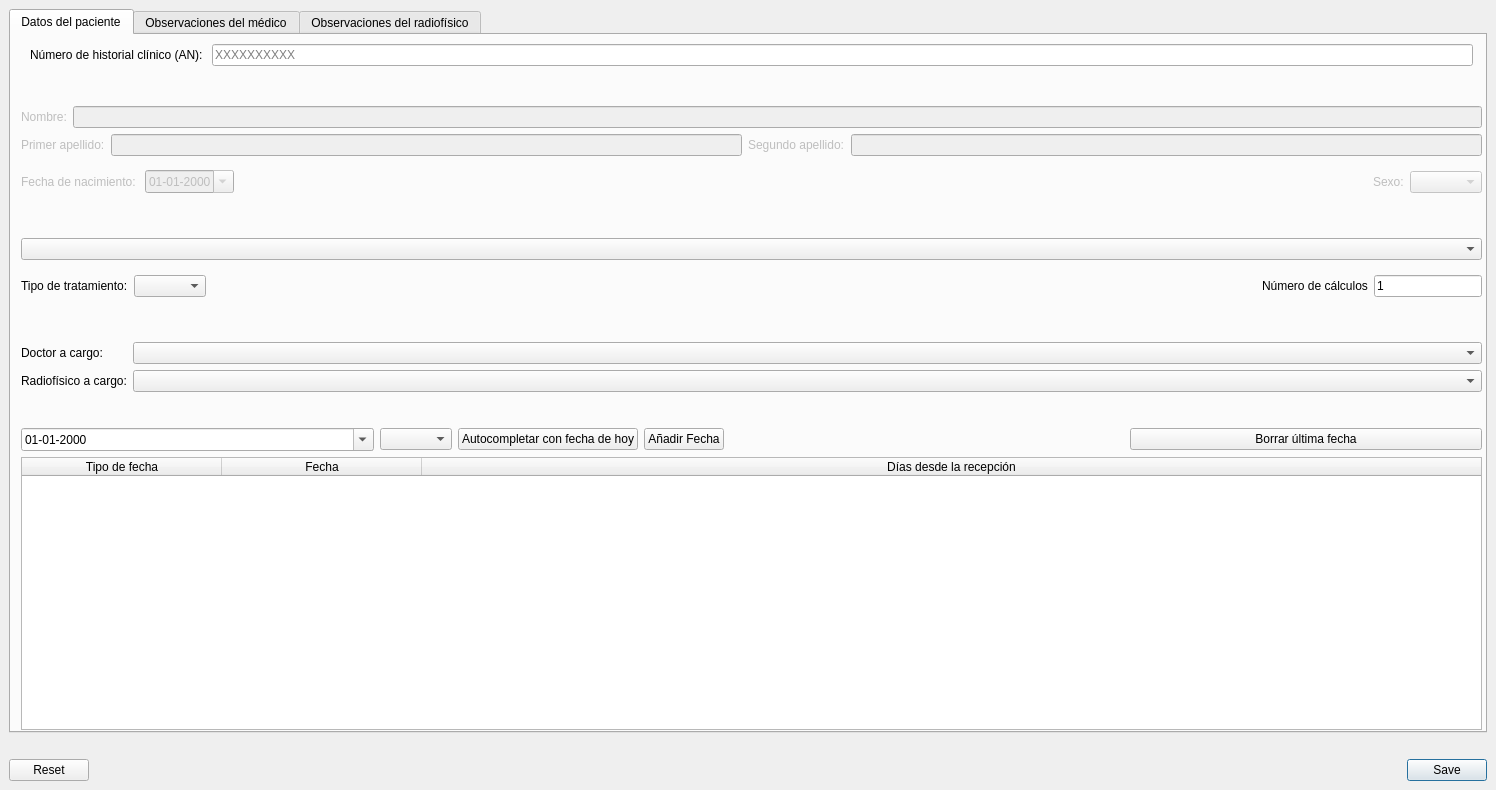
<?xml version="1.0" encoding="UTF-8"?>
<ui version="4.0">
 <class>MainWindow</class>
 <widget class="QMainWindow" name="MainWindow">
  <property name="geometry">
   <rect>
    <x>0</x>
    <y>0</y>
    <width>1496</width>
    <height>790</height>
   </rect>
  </property>
  <property name="sizePolicy">
   <sizepolicy hsizetype="Expanding" vsizetype="Expanding">
    <horstretch>0</horstretch>
    <verstretch>0</verstretch>
   </sizepolicy>
  </property>
  <property name="windowTitle">
   <string>Ficha de paciente</string>
  </property>
  <property name="toolTip">
   <string/>
  </property>
  <widget class="QWidget" name="verticalLayoutWidget">
   <layout class="QVBoxLayout" name="verticalLayout_2">
    <item>
     <widget class="QTabWidget" name="tabWidget">
      <property name="currentIndex">
       <number>0</number>
      </property>
      <widget class="QWidget" name="tab">
       <attribute name="title">
        <string>Datos del paciente</string>
       </attribute>
       <widget class="QWidget" name="layoutWidget">
        <property name="geometry">
         <rect>
          <x>10</x>
          <y>0</y>
          <width>1461</width>
          <height>695</height>
         </rect>
        </property>
        <layout class="QVBoxLayout" name="verticalLayout">
         <property name="spacing">
          <number>6</number>
         </property>
         <property name="sizeConstraint">
          <enum>QLayout::SetDefaultConstraint</enum>
         </property>
         <item>
          <widget class="QFrame" name="frame">
           <property name="sizePolicy">
            <sizepolicy hsizetype="Preferred" vsizetype="Maximum">
             <horstretch>0</horstretch>
             <verstretch>0</verstretch>
            </sizepolicy>
           </property>
           <property name="frameShape">
            <enum>QFrame::NoFrame</enum>
           </property>
           <property name="lineWidth">
            <number>5</number>
           </property>
           <layout class="QHBoxLayout" name="historyLayout">
            <property name="sizeConstraint">
             <enum>QLayout::SetDefaultConstraint</enum>
            </property>
            <item>
             <widget class="QLabel" name="label">
              <property name="text">
               <string>Número de historial clínico (AN): </string>
              </property>
             </widget>
            </item>
            <item>
             <widget class="QLineEdit" name="historyNumberEdit">
              <property name="maxLength">
               <number>10</number>
              </property>
              <property name="placeholderText">
               <string>XXXXXXXXXX</string>
              </property>
             </widget>
            </item>
           </layout>
          </widget>
         </item>
         <item>
          <spacer name="verticalSpacer">
           <property name="orientation">
            <enum>Qt::Vertical</enum>
           </property>
           <property name="sizeType">
            <enum>QSizePolicy::Fixed</enum>
           </property>
           <property name="sizeHint" stdset="0">
            <size>
             <width>20</width>
             <height>25</height>
            </size>
           </property>
          </spacer>
         </item>
         <item>
          <widget class="QFrame" name="personalDataFame">
           <property name="enabled">
            <bool>false</bool>
           </property>
           <property name="sizePolicy">
            <sizepolicy hsizetype="Minimum" vsizetype="Maximum">
             <horstretch>0</horstretch>
             <verstretch>0</verstretch>
            </sizepolicy>
           </property>
           <property name="sizeIncrement">
            <size>
             <width>1</width>
             <height>1</height>
            </size>
           </property>
           <layout class="QVBoxLayout" name="personalDataLayout">
            <property name="sizeConstraint">
             <enum>QLayout::SetDefaultConstraint</enum>
            </property>
            <property name="leftMargin">
             <number>0</number>
            </property>
            <property name="topMargin">
             <number>0</number>
            </property>
            <property name="rightMargin">
             <number>0</number>
            </property>
            <property name="bottomMargin">
             <number>0</number>
            </property>
            <item>
             <layout class="QHBoxLayout" name="nameLayout">
              <item>
               <widget class="QLabel" name="label_2">
                <property name="text">
                 <string>Nombre:</string>
                </property>
               </widget>
              </item>
              <item>
               <widget class="QLineEdit" name="nameEdit">
                <property name="maxLength">
                 <number>50</number>
                </property>
                <property name="frame">
                 <bool>true</bool>
                </property>
               </widget>
              </item>
             </layout>
            </item>
            <item>
             <layout class="QHBoxLayout" name="surnamesLayout">
              <item>
               <widget class="QLabel" name="label_5">
                <property name="text">
                 <string>Primer apellido:</string>
                </property>
               </widget>
              </item>
              <item>
               <widget class="QLineEdit" name="firstSurnameEdit">
                <property name="maxLength">
                 <number>50</number>
                </property>
               </widget>
              </item>
              <item>
               <widget class="QLabel" name="label_4">
                <property name="text">
                 <string>Segundo apellido:</string>
                </property>
               </widget>
              </item>
              <item>
               <widget class="QLineEdit" name="secondSurnameEdit">
                <property name="maxLength">
                 <number>50</number>
                </property>
               </widget>
              </item>
             </layout>
            </item>
            <item>
             <layout class="QHBoxLayout" name="horizontalLayout_3">
              <item>
               <widget class="QLabel" name="label_12">
                <property name="text">
                 <string>Fecha de nacimiento: </string>
                </property>
               </widget>
              </item>
              <item>
               <widget class="QDateEdit" name="birthdayEdit">
                <property name="displayFormat">
                 <string>dd-MM-yyyy</string>
                </property>
                <property name="calendarPopup">
                 <bool>true</bool>
                </property>
               </widget>
              </item>
              <item>
               <spacer name="horizontalSpacer">
                <property name="orientation">
                 <enum>Qt::Horizontal</enum>
                </property>
                <property name="sizeHint" stdset="0">
                 <size>
                  <width>20</width>
                  <height>40</height>
                 </size>
                </property>
               </spacer>
              </item>
              <item>
               <widget class="QLabel" name="label_13">
                <property name="text">
                 <string>Sexo:</string>
                </property>
               </widget>
              </item>
              <item>
               <widget class="QComboBox" name="genderComboBox">
                <property name="currentIndex">
                 <number>-1</number>
                </property>
               </widget>
              </item>
             </layout>
            </item>
           </layout>
          </widget>
         </item>
         <item>
          <spacer name="verticalSpacer_2">
           <property name="orientation">
            <enum>Qt::Vertical</enum>
           </property>
           <property name="sizeType">
            <enum>QSizePolicy::Fixed</enum>
           </property>
           <property name="sizeHint" stdset="0">
            <size>
             <width>20</width>
             <height>30</height>
            </size>
           </property>
          </spacer>
         </item>
         <item>
          <widget class="QComboBox" name="treatmentNumber"/>
         </item>
         <item>
          <layout class="QHBoxLayout" name="horizontalLayout">
           <item>
            <widget class="QLabel" name="label_11">
             <property name="maximumSize">
              <size>
               <width>125</width>
               <height>16777215</height>
              </size>
             </property>
             <property name="text">
              <string>Tipo de tratamiento:</string>
             </property>
            </widget>
           </item>
           <item>
            <widget class="QComboBox" name="treatmentOptions"/>
           </item>
           <item>
            <spacer name="horizontalSpacer_2">
             <property name="orientation">
              <enum>Qt::Horizontal</enum>
             </property>
             <property name="sizeType">
              <enum>QSizePolicy::Expanding</enum>
             </property>
             <property name="sizeHint" stdset="0">
              <size>
               <width>0</width>
               <height>40</height>
              </size>
             </property>
            </spacer>
           </item>
           <item>
            <widget class="QLabel" name="label_7">
             <property name="text">
              <string>Número de cálculos</string>
             </property>
            </widget>
           </item>
           <item>
            <widget class="QLineEdit" name="calcRetries">
             <property name="sizePolicy">
              <sizepolicy hsizetype="Maximum" vsizetype="Fixed">
               <horstretch>0</horstretch>
               <verstretch>0</verstretch>
              </sizepolicy>
             </property>
             <property name="text">
              <string>1</string>
             </property>
            </widget>
           </item>
          </layout>
         </item>
         <item>
          <spacer name="verticalSpacer_5">
           <property name="orientation">
            <enum>Qt::Vertical</enum>
           </property>
           <property name="sizeType">
            <enum>QSizePolicy::Fixed</enum>
           </property>
           <property name="sizeHint" stdset="0">
            <size>
             <width>20</width>
             <height>30</height>
            </size>
           </property>
          </spacer>
         </item>
         <item>
          <layout class="QGridLayout" name="gridLayout">
           <property name="sizeConstraint">
            <enum>QLayout::SetDefaultConstraint</enum>
           </property>
           <property name="topMargin">
            <number>0</number>
           </property>
           <property name="bottomMargin">
            <number>0</number>
           </property>
           <item row="1" column="0">
            <widget class="QLabel" name="label_14">
             <property name="sizePolicy">
              <sizepolicy hsizetype="Maximum" vsizetype="Maximum">
               <horstretch>0</horstretch>
               <verstretch>0</verstretch>
              </sizepolicy>
             </property>
             <property name="text">
              <string>Radiofísico a cargo:</string>
             </property>
            </widget>
           </item>
           <item row="1" column="1">
            <widget class="QComboBox" name="technicianComboBox">
             <property name="sizePolicy">
              <sizepolicy hsizetype="Preferred" vsizetype="Maximum">
               <horstretch>0</horstretch>
               <verstretch>0</verstretch>
              </sizepolicy>
             </property>
            </widget>
           </item>
           <item row="0" column="0">
            <widget class="QLabel" name="label_15">
             <property name="sizePolicy">
              <sizepolicy hsizetype="Maximum" vsizetype="Maximum">
               <horstretch>0</horstretch>
               <verstretch>0</verstretch>
              </sizepolicy>
             </property>
             <property name="text">
              <string>Doctor a cargo:</string>
             </property>
            </widget>
           </item>
           <item row="0" column="1">
            <widget class="QComboBox" name="doctorComboBox">
             <property name="sizePolicy">
              <sizepolicy hsizetype="Preferred" vsizetype="Maximum">
               <horstretch>0</horstretch>
               <verstretch>0</verstretch>
              </sizepolicy>
             </property>
            </widget>
           </item>
          </layout>
         </item>
         <item>
          <spacer name="verticalSpacer_3">
           <property name="orientation">
            <enum>Qt::Vertical</enum>
           </property>
           <property name="sizeType">
            <enum>QSizePolicy::Fixed</enum>
           </property>
           <property name="sizeHint" stdset="0">
            <size>
             <width>20</width>
             <height>30</height>
            </size>
           </property>
          </spacer>
         </item>
         <item>
          <layout class="QHBoxLayout" name="dateLayout">
           <property name="spacing">
            <number>6</number>
           </property>
           <property name="sizeConstraint">
            <enum>QLayout::SetDefaultConstraint</enum>
           </property>
           <item>
            <widget class="QDateEdit" name="keyDateEdit">
             <property name="sizePolicy">
              <sizepolicy hsizetype="Minimum" vsizetype="Maximum">
               <horstretch>0</horstretch>
               <verstretch>0</verstretch>
              </sizepolicy>
             </property>
             <property name="displayFormat">
              <string>dd-MM-yyyy</string>
             </property>
             <property name="calendarPopup">
              <bool>true</bool>
             </property>
            </widget>
           </item>
           <item>
            <widget class="QComboBox" name="dateType">
             <property name="sizePolicy">
              <sizepolicy hsizetype="Maximum" vsizetype="Maximum">
               <horstretch>0</horstretch>
               <verstretch>0</verstretch>
              </sizepolicy>
             </property>
            </widget>
           </item>
           <item>
            <widget class="QPushButton" name="autofillDate">
             <property name="sizePolicy">
              <sizepolicy hsizetype="Maximum" vsizetype="Fixed">
               <horstretch>0</horstretch>
               <verstretch>0</verstretch>
              </sizepolicy>
             </property>
             <property name="text">
              <string>Autocompletar con fecha de hoy</string>
             </property>
            </widget>
           </item>
           <item>
            <widget class="QPushButton" name="addDate">
             <property name="sizePolicy">
              <sizepolicy hsizetype="Maximum" vsizetype="Fixed">
               <horstretch>0</horstretch>
               <verstretch>0</verstretch>
              </sizepolicy>
             </property>
             <property name="text">
              <string>Añadir Fecha</string>
             </property>
            </widget>
           </item>
           <item>
            <spacer name="horizontalSpacer_3">
             <property name="orientation">
              <enum>Qt::Horizontal</enum>
             </property>
             <property name="sizeType">
              <enum>QSizePolicy::Fixed</enum>
             </property>
             <property name="sizeHint" stdset="0">
              <size>
               <width>400</width>
               <height>20</height>
              </size>
             </property>
            </spacer>
           </item>
           <item>
            <widget class="QPushButton" name="removeDate">
             <property name="text">
              <string>Borrar última fecha</string>
             </property>
            </widget>
           </item>
          </layout>
         </item>
         <item>
          <widget class="QTableWidget" name="dateTableView">
           <property name="sizePolicy">
            <sizepolicy hsizetype="Expanding" vsizetype="Minimum">
             <horstretch>0</horstretch>
             <verstretch>0</verstretch>
            </sizepolicy>
           </property>
           <property name="maximumSize">
            <size>
             <width>16777215</width>
             <height>600</height>
            </size>
           </property>
           <property name="editTriggers">
            <set>QAbstractItemView::NoEditTriggers</set>
           </property>
           <property name="tabKeyNavigation">
            <bool>false</bool>
           </property>
           <property name="showDropIndicator" stdset="0">
            <bool>false</bool>
           </property>
           <property name="dragDropOverwriteMode">
            <bool>false</bool>
           </property>
           <attribute name="horizontalHeaderMinimumSectionSize">
            <number>200</number>
           </attribute>
           <attribute name="horizontalHeaderShowSortIndicator" stdset="0">
            <bool>false</bool>
           </attribute>
           <attribute name="horizontalHeaderStretchLastSection">
            <bool>true</bool>
           </attribute>
           <attribute name="verticalHeaderStretchLastSection">
            <bool>false</bool>
           </attribute>
           <column>
            <property name="text">
             <string>Tipo de fecha</string>
            </property>
           </column>
           <column>
            <property name="text">
             <string>Fecha</string>
            </property>
           </column>
           <column>
            <property name="text">
             <string>Días desde la recepción</string>
            </property>
           </column>
          </widget>
         </item>
        </layout>
       </widget>
      </widget>
      <widget class="QWidget" name="tab_2">
       <attribute name="title">
        <string>Observaciones del médico</string>
       </attribute>
       <widget class="QTextEdit" name="doctorObservationsEdit">
        <property name="geometry">
         <rect>
          <x>0</x>
          <y>0</y>
          <width>1491</width>
          <height>701</height>
         </rect>
        </property>
       </widget>
      </widget>
      <widget class="QWidget" name="tab_3">
       <attribute name="title">
        <string>Observaciones del radiofísico</string>
       </attribute>
       <widget class="QTextEdit" name="physicianObservationsEdit">
        <property name="geometry">
         <rect>
          <x>0</x>
          <y>0</y>
          <width>1491</width>
          <height>701</height>
         </rect>
        </property>
       </widget>
      </widget>
     </widget>
    </item>
    <item>
     <widget class="QLabel" name="feedBackLabel">
      <property name="sizePolicy">
       <sizepolicy hsizetype="Preferred" vsizetype="Maximum">
        <horstretch>0</horstretch>
        <verstretch>0</verstretch>
       </sizepolicy>
      </property>
      <property name="font">
       <font>
        <weight>50</weight>
        <bold>false</bold>
       </font>
      </property>
      <property name="text">
       <string/>
      </property>
     </widget>
    </item>
    <item>
     <widget class="QDialogButtonBox" name="finalButtons">
      <property name="standardButtons">
       <set>QDialogButtonBox::Reset|QDialogButtonBox::Save</set>
      </property>
     </widget>
    </item>
   </layout>
  </widget>
 </widget>
 <resources/>
 <connections/>
</ui>
